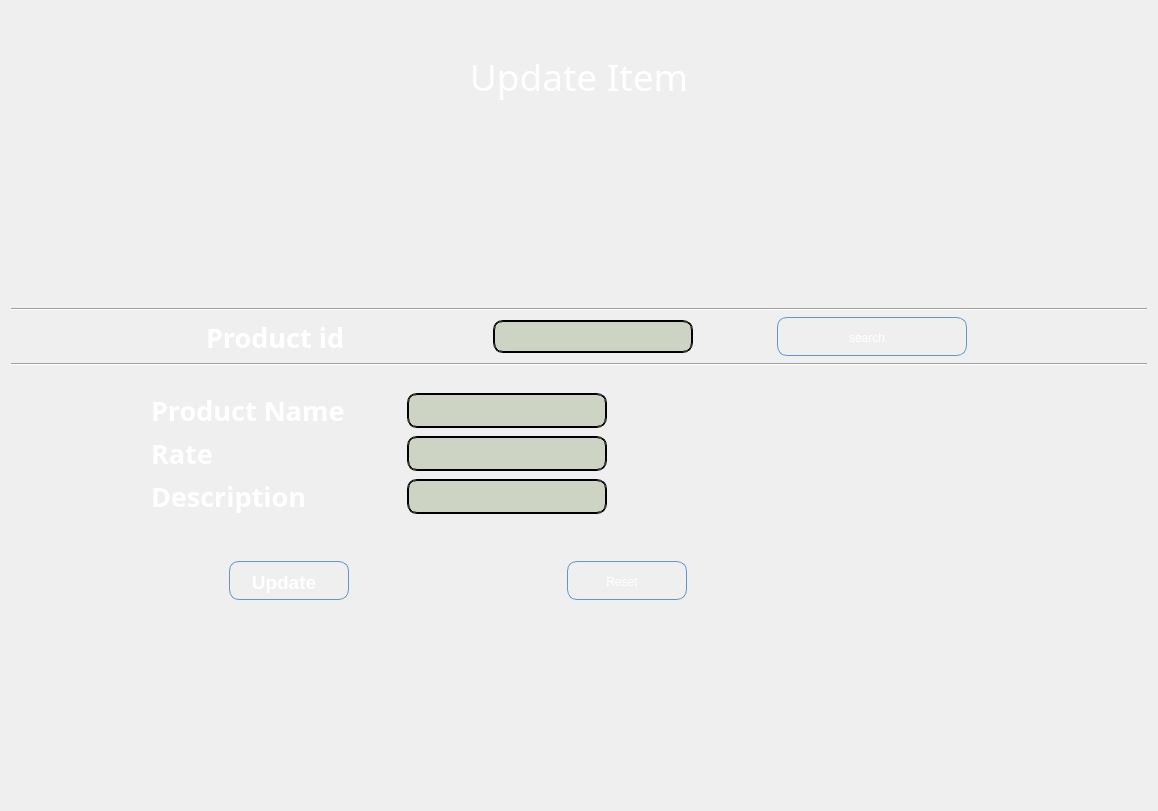
            <widget class="QWidget" name="update_Item_Page">
             <layout class="QVBoxLayout" name="verticalLayout_16">
              <item>
               <spacer name="verticalSpacer_83">
                <property name="orientation">
                 <enum>Qt::Vertical</enum>
                </property>
                <property name="sizeHint" stdset="0">
                 <size>
                  <width>20</width>
                  <height>40</height>
                 </size>
                </property>
               </spacer>
              </item>
              <item>
               <widget class="QLabel" name="label_78">
                <property name="font">
                 <font>
                  <family>Snap ITC</family>
                  <pointsize>28</pointsize>
                 </font>
                </property>
                <property name="styleSheet">
                 <string notr="true">background:transparent;
color: rgb(255, 255, 255);</string>
                </property>
                <property name="text">
                 <string>Update Item</string>
                </property>
                <property name="alignment">
                 <set>Qt::AlignCenter</set>
                </property>
               </widget>
              </item>
              <item>
               <spacer name="verticalSpacer_44">
                <property name="orientation">
                 <enum>Qt::Vertical</enum>
                </property>
                <property name="sizeHint" stdset="0">
                 <size>
                  <width>20</width>
                  <height>200</height>
                 </size>
                </property>
               </spacer>
              </item>
              <item>
               <widget class="Line" name="line_12">
                <property name="orientation">
                 <enum>Qt::Horizontal</enum>
                </property>
               </widget>
              </item>
              <item>
               <layout class="QHBoxLayout" name="horizontalLayout_17">
                <item>
                 <spacer name="horizontalSpacer_121">
                  <property name="orientation">
                   <enum>Qt::Horizontal</enum>
                  </property>
                  <property name="sizeType">
                   <enum>QSizePolicy::Maximum</enum>
                  </property>
                  <property name="sizeHint" stdset="0">
                   <size>
                    <width>117</width>
                    <height>20</height>
                   </size>
                  </property>
                 </spacer>
                </item>
                <item>
                 <widget class="QLabel" name="label_80">
                  <property name="minimumSize">
                   <size>
                    <width>0</width>
                    <height>40</height>
                   </size>
                  </property>
                  <property name="maximumSize">
                   <size>
                    <width>203</width>
                    <height>16777215</height>
                   </size>
                  </property>
                  <property name="font">
                   <font>
                    <family>Perpetua Titling MT</family>
                    <pointsize>20</pointsize>
                    <weight>75</weight>
                    <italic>false</italic>
                    <bold>true</bold>
                   </font>
                  </property>
                  <property name="styleSheet">
                   <string notr="true">background:transparent;
color: rgb(255, 255, 255);</string>
                  </property>
                  <property name="text">
                   <string>Product id</string>
                  </property>
                 </widget>
                </item>
                <item>
                 <widget class="QLineEdit" name="updateItem_ProductId_PrimaryKey_LineEdit">
                  <property name="maximumSize">
                   <size>
                    <width>200</width>
                    <height>33</height>
                   </size>
                  </property>
                  <property name="styleSheet">
                   <string notr="true">QLineEdit{
font: 75 14pt &quot;MS Shell Dlg 2&quot;;
background: rgba(90, 120, 50, 59);
	color: rgb(255, 255, 255);
    selection-color: white;   
    border: 2px groove black;
    border-radius: 10px;
    padding: 2px 4px;
}</string>
                  </property>
                  <property name="text">
                   <string/>
                  </property>
                  <property name="alignment">
                   <set>Qt::AlignCenter</set>
                  </property>
                 </widget>
                </item>
                <item>
                 <widget class="QPushButton" name="updateItem_ProductId_Search_btn">
                  <property name="maximumSize">
                   <size>
                    <width>190</width>
                    <height>16777215</height>
                   </size>
                  </property>
                  <property name="styleSheet">
                   <string notr="true">QPushButton:hover{
 background-image: url(:/newPrefix/img3.jpg);
       /* background:  qlineargradient(x1 : 0, y1 : 0, x2 : 0, y2 :   1, stop :   0.0 #ffd9aa,
                stop :   0.5 #ffbb6e, stop :   0.55 #feae42, stop :   1.0 #fedb74);*/
}

QPushButton {
        border: 1px solid #6593cf;
		border-width: 1px;
        border-radius: 10px;
        padding: 5px 15px 2px 5px;
        background:transparent;/* qlineargradient(x1 : 0, y1 : 0, x2 : 0, y2 :   1, stop :   0.0 #f5f9ff,
                stop :   0.5 #c7dfff, stop :   0.55 #afd2ff, stop :   1.0 #c0dbff);*/
       color: rgb(255, 255, 255);
		
	font: 75 14pt &quot;MS Shell Dlg 2&quot;;
        font: bold large &quot;Arial&quot;;
        height: 30px;
}




QPushButton:pressed {
        /*  background: qlineargradient(x1 : 0, y1 : 0, x2 : 0, y2 :   1, stop :   0.0 #c0dbff,
        stop :   0.5 #cfd26f, stop :   0.55 #c7df6f, stop :   1.0 #f5f9ff);*/
	    background-image: url(:/newPrefix/Img1.jpg);
        padding-top: 2px;
        padding-left: 3px;

}


QPushButton:on {
        background: qlineargradient(x1 : 0, y1 : 0, x2 : 0, y2 :   1, stop :   0.0 #5AA72D,
        stop :   0.5 #B3E296, stop :   0.55 #B3E296, stop :   1.0 #f5f9ff);
        padding-top: 2px;
        padding-left: 3px;
}

QPushButton:disabled {
        background: transparent #e5e9ee;
        padding-top: 2px;        
        padding-left: 3px;
        color: black;
}</string>
                  </property>
                  <property name="text">
                   <string>search</string>
                  </property>
                 </widget>
                </item>
                <item>
                 <spacer name="horizontalSpacer_120">
                  <property name="orientation">
                   <enum>Qt::Horizontal</enum>
                  </property>
                  <property name="sizeType">
                   <enum>QSizePolicy::Maximum</enum>
                  </property>
                  <property name="sizeHint" stdset="0">
                   <size>
                    <width>100</width>
                    <height>20</height>
                   </size>
                  </property>
                 </spacer>
                </item>
               </layout>
              </item>
              <item>
               <widget class="Line" name="line_11">
                <property name="orientation">
                 <enum>Qt::Horizontal</enum>
                </property>
               </widget>
              </item>
              <item>
               <spacer name="verticalSpacer_41">
                <property name="orientation">
                 <enum>Qt::Vertical</enum>
                </property>
                <property name="sizeType">
                 <enum>QSizePolicy::Expanding</enum>
                </property>
                <property name="sizeHint" stdset="0">
                 <size>
                  <width>20</width>
                  <height>20</height>
                 </size>
                </property>
               </spacer>
              </item>
              <item>
               <layout class="QHBoxLayout" name="horizontalLayout_84">
                <property name="leftMargin">
                 <number>100</number>
                </property>
                <property name="rightMargin">
                 <number>500</number>
                </property>
                <item>
                 <spacer name="horizontalSpacer_115">
                  <property name="orientation">
                   <enum>Qt::Horizontal</enum>
                  </property>
                  <property name="sizeHint" stdset="0">
                   <size>
                    <width>40</width>
                    <height>20</height>
                   </size>
                  </property>
                 </spacer>
                </item>
                <item>
                 <widget class="QLabel" name="label_76">
                  <property name="minimumSize">
                   <size>
                    <width>250</width>
                    <height>0</height>
                   </size>
                  </property>
                  <property name="font">
                   <font>
                    <family>Perpetua Titling MT</family>
                    <pointsize>20</pointsize>
                    <weight>75</weight>
                    <bold>true</bold>
                   </font>
                  </property>
                  <property name="styleSheet">
                   <string notr="true">background:transparent;
color: rgb(255, 255, 255);</string>
                  </property>
                  <property name="text">
                   <string>Product Name</string>
                  </property>
                 </widget>
                </item>
                <item>
                 <widget class="QLineEdit" name="updateItem_ProductName_LineEdit">
                  <property name="sizePolicy">
                   <sizepolicy hsizetype="Expanding" vsizetype="Fixed">
                    <horstretch>0</horstretch>
                    <verstretch>0</verstretch>
                   </sizepolicy>
                  </property>
                  <property name="minimumSize">
                   <size>
                    <width>200</width>
                    <height>0</height>
                   </size>
                  </property>
                  <property name="maximumSize">
                   <size>
                    <width>190</width>
                    <height>35</height>
                   </size>
                  </property>
                  <property name="styleSheet">
                   <string notr="true">QLineEdit{
font: 75 14pt &quot;MS Shell Dlg 2&quot;;
background: rgba(90, 120, 50, 59);
	color: rgb(255, 255, 255);
    selection-color: white;   
    border: 2px groove black;
    border-radius: 10px;
    padding: 2px 4px;
}</string>
                  </property>
                  <property name="text">
                   <string/>
                  </property>
                  <property name="alignment">
                   <set>Qt::AlignCenter</set>
                  </property>
                 </widget>
                </item>
                <item>
                 <spacer name="horizontalSpacer_116">
                  <property name="orientation">
                   <enum>Qt::Horizontal</enum>
                  </property>
                  <property name="sizeHint" stdset="0">
                   <size>
                    <width>40</width>
                    <height>20</height>
                   </size>
                  </property>
                 </spacer>
                </item>
               </layout>
              </item>
              <item>
               <layout class="QHBoxLayout" name="horizontalLayout_86">
                <property name="leftMargin">
                 <number>100</number>
                </property>
                <property name="rightMargin">
                 <number>500</number>
                </property>
                <item>
                 <spacer name="horizontalSpacer_118">
                  <property name="orientation">
                   <enum>Qt::Horizontal</enum>
                  </property>
                  <property name="sizeType">
                   <enum>QSizePolicy::Expanding</enum>
                  </property>
                  <property name="sizeHint" stdset="0">
                   <size>
                    <width>40</width>
                    <height>20</height>
                   </size>
                  </property>
                 </spacer>
                </item>
                <item>
                 <widget class="QLabel" name="label_77">
                  <property name="minimumSize">
                   <size>
                    <width>250</width>
                    <height>0</height>
                   </size>
                  </property>
                  <property name="font">
                   <font>
                    <family>Perpetua Titling MT</family>
                    <pointsize>20</pointsize>
                    <weight>75</weight>
                    <bold>true</bold>
                   </font>
                  </property>
                  <property name="styleSheet">
                   <string notr="true">background:transparent;
color: rgb(255, 255, 255);</string>
                  </property>
                  <property name="text">
                   <string>Rate                  </string>
                  </property>
                 </widget>
                </item>
                <item>
                 <widget class="QLineEdit" name="updateItem_Rate_LineEdit">
                  <property name="minimumSize">
                   <size>
                    <width>200</width>
                    <height>0</height>
                   </size>
                  </property>
                  <property name="maximumSize">
                   <size>
                    <width>190</width>
                    <height>35</height>
                   </size>
                  </property>
                  <property name="styleSheet">
                   <string notr="true">QLineEdit{
font: 75 14pt &quot;MS Shell Dlg 2&quot;;
background: rgba(90, 120, 50, 59);
color: rgb(255, 255, 255);
    selection-color: white;   
    border: 2px groove black;
    border-radius: 10px;
    padding: 2px 4px;
}</string>
                  </property>
                  <property name="alignment">
                   <set>Qt::AlignCenter</set>
                  </property>
                 </widget>
                </item>
                <item>
                 <spacer name="horizontalSpacer_119">
                  <property name="orientation">
                   <enum>Qt::Horizontal</enum>
                  </property>
                  <property name="sizeHint" stdset="0">
                   <size>
                    <width>40</width>
                    <height>20</height>
                   </size>
                  </property>
                 </spacer>
                </item>
               </layout>
              </item>
              <item>
               <layout class="QHBoxLayout" name="horizontalLayout_83">
                <property name="leftMargin">
                 <number>100</number>
                </property>
                <property name="rightMargin">
                 <number>500</number>
                </property>
                <item>
                 <spacer name="horizontalSpacer_113">
                  <property name="orientation">
                   <enum>Qt::Horizontal</enum>
                  </property>
                  <property name="sizeHint" stdset="0">
                   <size>
                    <width>40</width>
                    <height>20</height>
                   </size>
                  </property>
                 </spacer>
                </item>
                <item>
                 <widget class="QLabel" name="label_75">
                  <property name="minimumSize">
                   <size>
                    <width>250</width>
                    <height>0</height>
                   </size>
                  </property>
                  <property name="font">
                   <font>
                    <family>Perpetua Titling MT</family>
                    <pointsize>20</pointsize>
                    <weight>75</weight>
                    <bold>true</bold>
                   </font>
                  </property>
                  <property name="styleSheet">
                   <string notr="true">background:transparent;
color: rgb(255, 255, 255);</string>
                  </property>
                  <property name="text">
                   <string>Description     </string>
                  </property>
                 </widget>
                </item>
                <item>
                 <widget class="QLineEdit" name="updateItem_Description_LineEdit">
                  <property name="minimumSize">
                   <size>
                    <width>200</width>
                    <height>0</height>
                   </size>
                  </property>
                  <property name="maximumSize">
                   <size>
                    <width>190</width>
                    <height>35</height>
                   </size>
                  </property>
                  <property name="styleSheet">
                   <string notr="true">QLineEdit{
font: 75 14pt &quot;MS Shell Dlg 2&quot;;
background: rgba(90, 120, 50, 59);
color: rgb(255, 255, 255);
    selection-color: white;   
    border: 2px groove black;
    border-radius: 10px;
    padding: 2px 4px;
}</string>
                  </property>
                  <property name="alignment">
                   <set>Qt::AlignCenter</set>
                  </property>
                 </widget>
                </item>
                <item>
                 <spacer name="horizontalSpacer_114">
                  <property name="orientation">
                   <enum>Qt::Horizontal</enum>
                  </property>
                  <property name="sizeHint" stdset="0">
                   <size>
                    <width>40</width>
                    <height>20</height>
                   </size>
                  </property>
                 </spacer>
                </item>
               </layout>
              </item>
              <item>
               <spacer name="verticalSpacer_43">
                <property name="orientation">
                 <enum>Qt::Vertical</enum>
                </property>
                <property name="sizeType">
                 <enum>QSizePolicy::Preferred</enum>
                </property>
                <property name="sizeHint" stdset="0">
                 <size>
                  <width>20</width>
                  <height>40</height>
                 </size>
                </property>
               </spacer>
              </item>
              <item>
               <layout class="QHBoxLayout" name="horizontalLayout_85">
                <property name="spacing">
                 <number>0</number>
                </property>
                <property name="topMargin">
                 <number>0</number>
                </property>
                <property name="rightMargin">
                 <number>200</number>
                </property>
                <item>
                 <widget class="QPushButton" name="updateItem_ProductId_Update_btn">
                  <property name="minimumSize">
                   <size>
                    <width>30</width>
                    <height>30</height>
                   </size>
                  </property>
                  <property name="maximumSize">
                   <size>
                    <width>120</width>
                    <height>39</height>
                   </size>
                  </property>
                  <property name="font">
                   <font>
                    <family>Arial</family>
                    <pointsize>14</pointsize>
                    <weight>75</weight>
                    <italic>false</italic>
                    <bold>true</bold>
                   </font>
                  </property>
                  <property name="styleSheet">
                   <string notr="true">QPushButton:hover{
 background-image: url(:/newPrefix/img3.jpg);
       /* background:  qlineargradient(x1 : 0, y1 : 0, x2 : 0, y2 :   1, stop :   0.0 #ffd9aa,
                stop :   0.5 #ffbb6e, stop :   0.55 #feae42, stop :   1.0 #fedb74);*/
}

QPushButton {
        border: 1px solid #6593cf;
		border-width: 1px;
        border-radius: 10px;
        padding: 5px 15px 2px 5px;
        background:transparent;/* qlineargradient(x1 : 0, y1 : 0, x2 : 0, y2 :   1, stop :   0.0 #f5f9ff,
                stop :   0.5 #c7dfff, stop :   0.55 #afd2ff, stop :   1.0 #c0dbff);*/
       color: rgb(255, 255, 255);
		
		
		font: 75 14pt &quot;MS Shell Dlg 2&quot;;
        font: bold large &quot;Arial&quot;;
        height: 30px;
}




QPushButton:pressed {
        /*  background: qlineargradient(x1 : 0, y1 : 0, x2 : 0, y2 :   1, stop :   0.0 #c0dbff,
        stop :   0.5 #cfd26f, stop :   0.55 #c7df6f, stop :   1.0 #f5f9ff);*/
	    background-image: url(:/newPrefix/Img1.jpg);
        padding-top: 2px;
        padding-left: 3px;

}


QPushButton:on {
        background: qlineargradient(x1 : 0, y1 : 0, x2 : 0, y2 :   1, stop :   0.0 #5AA72D,
        stop :   0.5 #B3E296, stop :   0.55 #B3E296, stop :   1.0 #f5f9ff);
        padding-top: 2px;
        padding-left: 3px;
}

QPushButton:disabled {
        background: transparent #e5e9ee;
        padding-top: 2px;        
        padding-left: 3px;
        color: black;
}</string>
                  </property>
                  <property name="text">
                   <string>Update</string>
                  </property>
                 </widget>
                </item>
                <item>
                 <widget class="QPushButton" name="updateItem_ProductId_Reset_btn">
                  <property name="minimumSize">
                   <size>
                    <width>30</width>
                    <height>30</height>
                   </size>
                  </property>
                  <property name="maximumSize">
                   <size>
                    <width>120</width>
                    <height>39</height>
                   </size>
                  </property>
                  <property name="styleSheet">
                   <string notr="true">QPushButton:hover{
 background-image: url(:/newPrefix/img3.jpg);
       /* background:  qlineargradient(x1 : 0, y1 : 0, x2 : 0, y2 :   1, stop :   0.0 #ffd9aa,
                stop :   0.5 #ffbb6e, stop :   0.55 #feae42, stop :   1.0 #fedb74);*/
}

QPushButton {
        border: 1px solid #6593cf;
		border-width: 1px;
        border-radius: 10px;
        padding: 5px 15px 2px 5px;
        background:transparent;/* qlineargradient(x1 : 0, y1 : 0, x2 : 0, y2 :   1, stop :   0.0 #f5f9ff,
                stop :   0.5 #c7dfff, stop :   0.55 #afd2ff, stop :   1.0 #c0dbff);*/
       color: rgb(255, 255, 255);
		
	font: 75 14pt &quot;MS Shell Dlg 2&quot;;
        font: bold large &quot;Arial&quot;;
        height: 30px;
}




QPushButton:pressed {
        /*  background: qlineargradient(x1 : 0, y1 : 0, x2 : 0, y2 :   1, stop :   0.0 #c0dbff,
        stop :   0.5 #cfd26f, stop :   0.55 #c7df6f, stop :   1.0 #f5f9ff);*/
	    background-image: url(:/newPrefix/Img1.jpg);
        padding-top: 2px;
        padding-left: 3px;

}


QPushButton:on {
        background: qlineargradient(x1 : 0, y1 : 0, x2 : 0, y2 :   1, stop :   0.0 #5AA72D,
        stop :   0.5 #B3E296, stop :   0.55 #B3E296, stop :   1.0 #f5f9ff);
        padding-top: 2px;
        padding-left: 3px;
}

QPushButton:disabled {
        background: transparent #e5e9ee;
        padding-top: 2px;        
        padding-left: 3px;
        color: black;
}</string>
                  </property>
                  <property name="text">
                   <string>Reset</string>
                  </property>
                 </widget>
                </item>
                <item>
                 <spacer name="horizontalSpacer_24">
                  <property name="orientation">
                   <enum>Qt::Horizontal</enum>
                  </property>
                  <property name="sizeType">
                   <enum>QSizePolicy::Maximum</enum>
                  </property>
                  <property name="sizeHint" stdset="0">
                   <size>
                    <width>40</width>
                    <height>20</height>
                   </size>
                  </property>
                 </spacer>
                </item>
               </layout>
              </item>
              <item>
               <spacer name="verticalSpacer_42">
                <property name="orientation">
                 <enum>Qt::Vertical</enum>
                </property>
                <property name="sizeType">
                 <enum>QSizePolicy::Maximum</enum>
                </property>
                <property name="sizeHint" stdset="0">
                 <size>
                  <width>20</width>
                  <height>200</height>
                 </size>
                </property>
               </spacer>
              </item>
             </layout>
            </widget>
